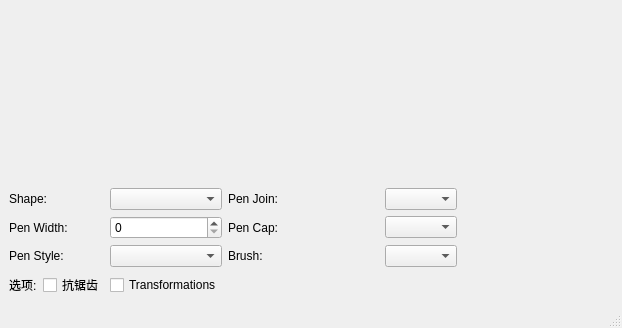
<?xml version="1.0" encoding="UTF-8"?>
<ui version="4.0">
 <class>MainWindow</class>
 <widget class="QMainWindow" name="MainWindow">
  <property name="geometry">
   <rect>
    <x>0</x>
    <y>0</y>
    <width>622</width>
    <height>328</height>
   </rect>
  </property>
  <property name="windowTitle">
   <string>MainWindow</string>
  </property>
  <widget class="QWidget" name="centralwidget">
   <layout class="QGridLayout" name="gridLayout">
    <item row="0" column="0" colspan="6">
     <widget class="RenderArea" name="renderArea" native="true"/>
    </item>
    <item row="1" column="0" colspan="2">
     <widget class="QLabel" name="label">
      <property name="text">
       <string>Shape:</string>
      </property>
     </widget>
    </item>
    <item row="1" column="2">
     <widget class="QComboBox" name="comboBox"/>
    </item>
    <item row="1" column="3">
     <widget class="QLabel" name="label_4">
      <property name="text">
       <string>Pen Join:</string>
      </property>
     </widget>
    </item>
    <item row="1" column="4">
     <widget class="QComboBox" name="comboBox_2"/>
    </item>
    <item row="2" column="0" colspan="2">
     <widget class="QLabel" name="label_2">
      <property name="text">
       <string>Pen Width:</string>
      </property>
     </widget>
    </item>
    <item row="2" column="2">
     <widget class="QSpinBox" name="spinBox"/>
    </item>
    <item row="2" column="3">
     <widget class="QLabel" name="label_5">
      <property name="text">
       <string>Pen Cap:</string>
      </property>
     </widget>
    </item>
    <item row="2" column="4">
     <widget class="QComboBox" name="comboBox_3"/>
    </item>
    <item row="2" column="5">
     <spacer name="horizontalSpacer">
      <property name="orientation">
       <enum>Qt::Horizontal</enum>
      </property>
      <property name="sizeHint" stdset="0">
       <size>
        <width>148</width>
        <height>20</height>
       </size>
      </property>
     </spacer>
    </item>
    <item row="3" column="0" colspan="2">
     <widget class="QLabel" name="label_3">
      <property name="text">
       <string>Pen Style:</string>
      </property>
     </widget>
    </item>
    <item row="3" column="2">
     <widget class="QComboBox" name="comboBox_5"/>
    </item>
    <item row="3" column="3">
     <widget class="QLabel" name="label_6">
      <property name="text">
       <string>Brush:</string>
      </property>
     </widget>
    </item>
    <item row="3" column="4">
     <widget class="QComboBox" name="comboBox_4"/>
    </item>
    <item row="4" column="0">
     <widget class="QLabel" name="label_7">
      <property name="text">
       <string>选项:</string>
      </property>
     </widget>
    </item>
    <item row="4" column="1">
     <widget class="QCheckBox" name="checkBox">
      <property name="text">
       <string>抗锯齿</string>
      </property>
     </widget>
    </item>
    <item row="4" column="2">
     <widget class="QCheckBox" name="checkBox_2">
      <property name="text">
       <string>Transformations</string>
      </property>
     </widget>
    </item>
    <item row="4" column="3">
     <spacer name="horizontalSpacer_2">
      <property name="orientation">
       <enum>Qt::Horizontal</enum>
      </property>
      <property name="sizeHint" stdset="0">
       <size>
        <width>149</width>
        <height>20</height>
       </size>
      </property>
     </spacer>
    </item>
   </layout>
  </widget>
  <widget class="QMenuBar" name="menubar">
   <property name="geometry">
    <rect>
     <x>0</x>
     <y>0</y>
     <width>622</width>
     <height>22</height>
    </rect>
   </property>
  </widget>
  <widget class="QStatusBar" name="statusbar"/>
 </widget>
 <customwidgets>
  <customwidget>
   <class>RenderArea</class>
   <extends>QWidget</extends>
   <header>renderarea.h</header>
   <container>1</container>
  </customwidget>
 </customwidgets>
 <resources/>
 <connections/>
</ui>
